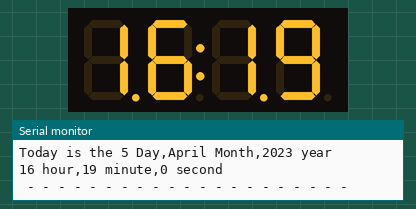
Bench run of a sketch on a simulated Arduino Uno, built with avr-gcc and run on an emulated ATmega328P. Parts: 4-digit seven-segment display, the last lines printed to the serial monitor. The local clock reads 2024-03-15 10:24:30 at power-on unless the sketch sets it.

Above: at 0.1 s.
At 60.8 s:
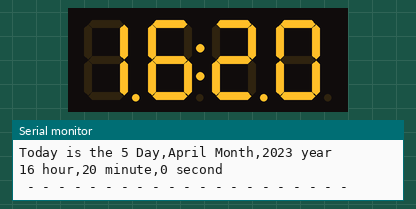
At 120.4 s:
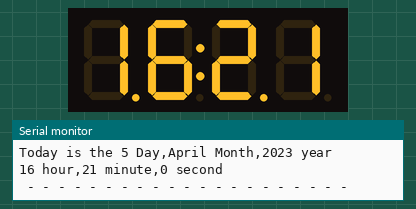

The sketch:

clock_display.ino
```cpp
#include "DS1302.h"
#include <TM1637Display.h>

// Init the DS1302
DS1302 rtc(2, 4, 5);

//clock 5, DAT 4, rst 2

// Init a Time-data structure
Time t;


const int CLK = 15;
const int DIO = 0;
TM1637Display display(CLK, DIO);


void setup()
{
  // Set the clock to run-mode, and disable the write protection
  rtc.halt(false);
  rtc.writeProtect(false);
  Serial.begin(115200);

  // The following lines can be commented out to use the values already stored in the DS1302
   rtc.setDOW(WEDNESDAY);
   rtc.setTime(16, 19, 00);
   rtc.setDate(05, 04, 2023);

   display.setBrightness(0x0a);
}

void loop()
{
  t = rtc.getTime();

  // Send date over serial connection
  Serial.print("Today is the ");
  Serial.print(t.date, DEC);
  Serial.print(" Day,");
  Serial.print(rtc.getMonthStr());
  Serial.print(" Month,");
  Serial.print(t.year, DEC);
  Serial.println(" year");

  // Send Day-of-Week and time
  Serial.print(t.hour, DEC);
  Serial.print(" hour,");
  Serial.print(t.min, DEC);
  Serial.print(" minute,");
  Serial.print(t.sec, DEC);
  Serial.println(" second");

  // Send a divider for readability
  Serial.println(" - - - - - - - - - - - - - - - - - - - - -");

  int displaytime = (t.hour * 100) + t.min;
  display.showNumberDecEx(displaytime, 0b11100000, true);

  // Wait one second before repeating :)
  delay (1000);

}
```

Measured:
- what the display in image 1 shows lasts 59.7 s, from 60.7 s to 120.4 s
